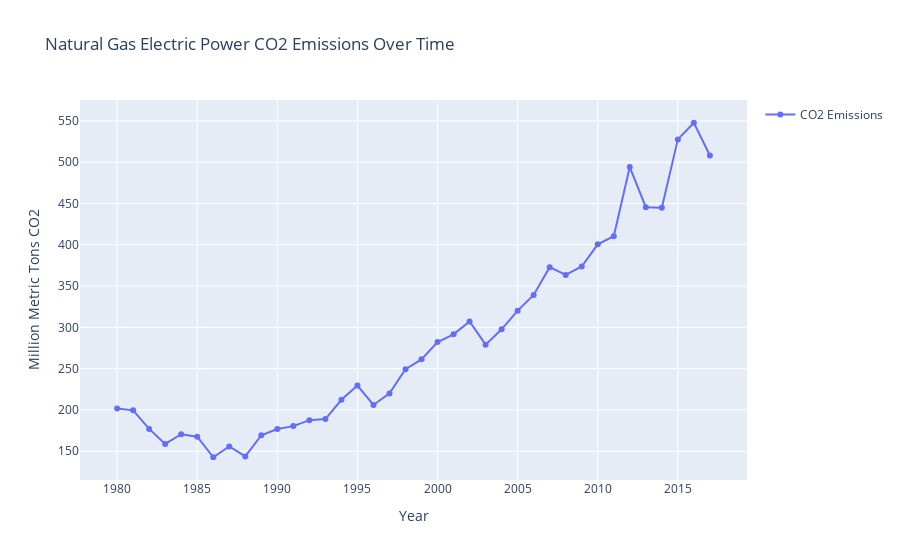

Notebook code cell kept with this figure:
### Code cell
x_values = natural_gas_electric_cd_emissions_data['date']
y_values = natural_gas_electric_cd_emissions_data['natural_gas_emissions']

fig = go.Figure()

fig.add_trace(go.Scatter(x=x_values, y=y_values, mode='lines+markers',
                         line=dict(shape='linear'), marker=dict(symbol='circle'),
                         name='CO2 Emissions'))
fig.update_layout(title='Natural Gas Electric Power CO2 Emissions Over Time',
                  xaxis=dict(title='Year'),
                  yaxis=dict(title='Million Metric Tons CO2'),
                  showlegend=True)
fig.show()

### Figure 1 — Plotly figure (JSON) as saved in the notebook; plotly's stock layout.template omitted (floating-point values rounded to 4 significant figures)
{"data": [{"line": {"shape": "linear"}, "marker": {"symbol": "circle"}, "mode": "lines+markers", "name": "CO2 Emissions", "type": "scatter", "x": ["1980-01-01T00:00:00", "1981-01-01T00:00:00", "1982-01-01T00:00:00", "1983-01-01T00:00:00", "1984-01-01T00:00:00", "1985-01-01T00:00:00", "1986-01-01T00:00:00", "1987-01-01T00:00:00", "1988-01-01T00:00:00", "1989-01-01T00:00:00", "1990-01-01T00:00:00", "1991-01-01T00:00:00", "1992-01-01T00:00:00", "1993-01-01T00:00:00", "1994-01-01T00:00:00", "1995-01-01T00:00:00", "1996-01-01T00:00:00", "1997-01-01T00:00:00", "1998-01-01T00:00:00", "1999-01-01T00:00:00", "2000-01-01T00:00:00", "2001-01-01T00:00:00", "2002-01-01T00:00:00", "2003-01-01T00:00:00", "2004-01-01T00:00:00", "2005-01-01T00:00:00", "2006-01-01T00:00:00", "2007-01-01T00:00:00", "2008-01-01T00:00:00", "2009-01-01T00:00:00", "2010-01-01T00:00:00", "2011-01-01T00:00:00", "2012-01-01T00:00:00", "2013-01-01T00:00:00", "2014-01-01T00:00:00", "2015-01-01T00:00:00", "2016-01-01T00:00:00", "2017-01-01T00:00:00"], "y": [201.8, 199.4, 176.9, 158.7, 170.6, 167.5, 142.6, 155.7, 143.7, 169.3, 176.8, 180.3, 187.5, 188.9, 212.2, 229.6, 206.0, 220.0, 249.2, 261.2, 282.1, 291.6, 307.2, 279.0, 297.6, 320.2, 339.2, 372.9, 363.4, 373.7, 400.6, 410.3, 494.1, 445.6, 444.9, 527.7, 547.8, 508.2]}], "layout": {"showlegend": true, "title": {"text": "Natural Gas Electric Power CO2 Emissions Over Time"}, "xaxis": {"title": {"text": "Year"}}, "yaxis": {"title": {"text": "Million Metric Tons CO2"}}}}
